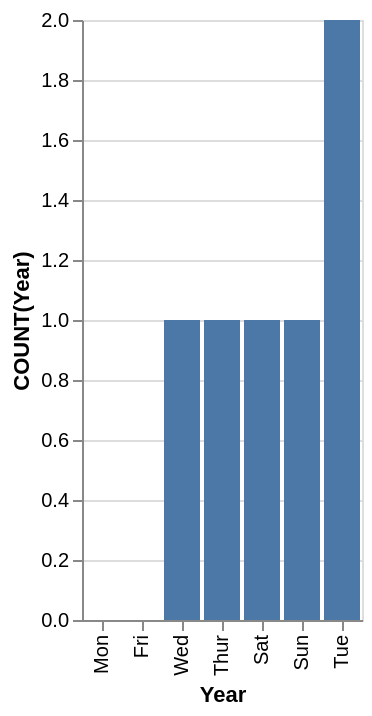

Here is the Vega-Lite specification saved for this chart:
### Vega-Lite specification from a JSON file in a GitHub repository (floating-point values rounded to 4 significant figures)
{"data": {"values": [{"x_data": "Mon", "y_data": 0}, {"x_data": "Tue", "y_data": 2}, {"x_data": "Wed", "y_data": 1}, {"x_data": "Thur", "y_data": 1}, {"x_data": "Fri", "y_data": 0}, {"x_data": "Sat", "y_data": 1}, {"x_data": "Sun", "y_data": 1}]}, "mark": "bar", "encoding": {"x": {"field": "x_data", "type": "nominal", "title": "Year", "sort": {"op": "sum", "field": "y_data", "order": "ascending"}}, "y": {"field": "y_data", "type": "quantitative", "title": "COUNT(Year)"}}}
